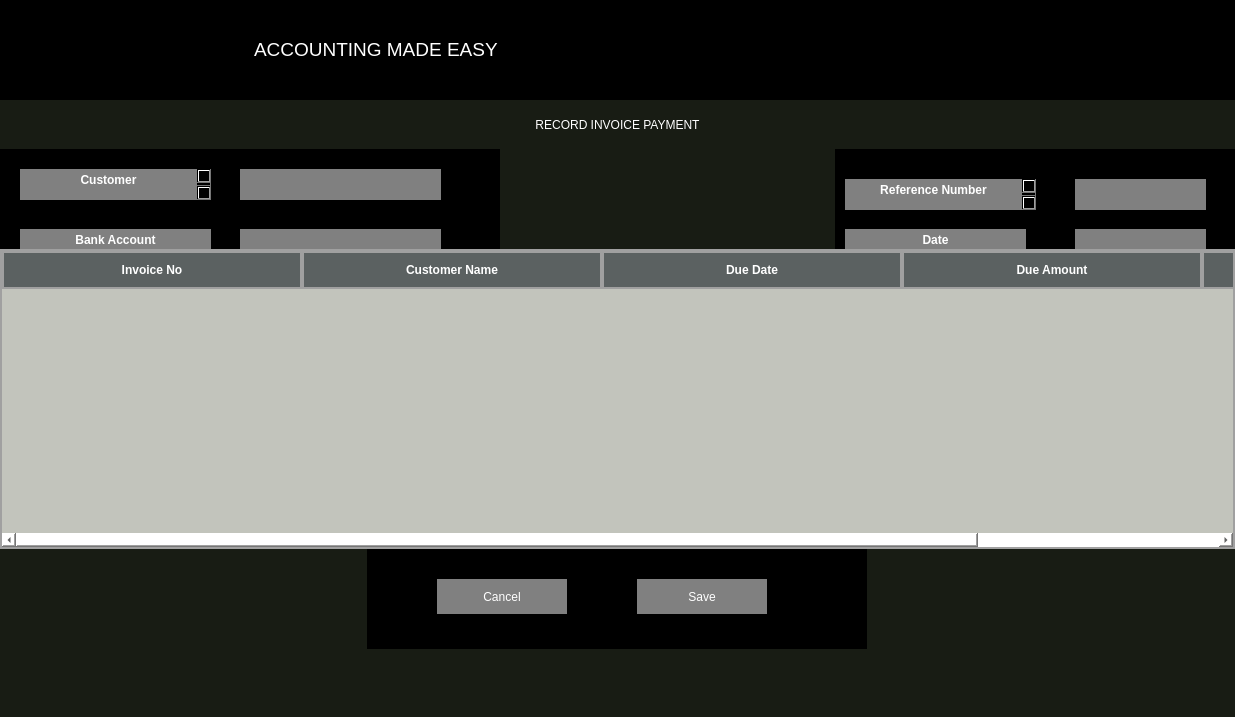
<?xml version="1.0" encoding="UTF-8"?>
<ui version="4.0">
 <class>ReadPayment</class>
 <widget class="QMainWindow" name="ReadPayment">
  <property name="geometry">
   <rect>
    <x>0</x>
    <y>0</y>
    <width>1235</width>
    <height>717</height>
   </rect>
  </property>
  <property name="minimumSize">
   <size>
    <width>0</width>
    <height>0</height>
   </size>
  </property>
  <property name="windowTitle">
   <string>read1</string>
  </property>
  <property name="styleSheet">
   <string notr="true">border:none;
background-color:white;
</string>
  </property>
  <widget class="QWidget" name="centralwidget">
   <property name="styleSheet">
    <string notr="true">background-color:#181C14;</string>
   </property>
   <layout class="QVBoxLayout" name="verticalLayout">
    <property name="spacing">
     <number>0</number>
    </property>
    <property name="leftMargin">
     <number>0</number>
    </property>
    <property name="topMargin">
     <number>0</number>
    </property>
    <property name="rightMargin">
     <number>0</number>
    </property>
    <property name="bottomMargin">
     <number>0</number>
    </property>
    <item>
     <widget class="QStackedWidget" name="UpperLogoBar">
      <property name="minimumSize">
       <size>
        <width>0</width>
        <height>100</height>
       </size>
      </property>
      <property name="maximumSize">
       <size>
        <width>16777215</width>
        <height>100</height>
       </size>
      </property>
      <property name="styleSheet">
       <string notr="true">background-color:black;</string>
      </property>
      <property name="frameShape">
       <enum>QFrame::StyledPanel</enum>
      </property>
      <property name="frameShadow">
       <enum>QFrame::Raised</enum>
      </property>
      <widget class="QWidget" name="LogoStack">
       <property name="minimumSize">
        <size>
         <width>0</width>
         <height>100</height>
        </size>
       </property>
       <property name="maximumSize">
        <size>
         <width>16777215</width>
         <height>100</height>
        </size>
       </property>
       <widget class="QTextEdit" name="Motto">
        <property name="geometry">
         <rect>
          <x>250</x>
          <y>20</y>
          <width>914</width>
          <height>80</height>
         </rect>
        </property>
        <property name="cursor" stdset="0">
         <cursorShape>IBeamCursor</cursorShape>
        </property>
        <property name="styleSheet">
         <string notr="true">margin-bottom:3px;
color:white;</string>
        </property>
        <property name="readOnly">
         <bool>true</bool>
        </property>
        <property name="html">
         <string>&lt;!DOCTYPE HTML PUBLIC &quot;-//W3C//DTD HTML 4.0//EN&quot; &quot;http://www.w3.org/TR/REC-html40/strict.dtd&quot;&gt;
&lt;html&gt;&lt;head&gt;&lt;meta name=&quot;qrichtext&quot; content=&quot;1&quot; /&gt;&lt;meta charset=&quot;utf-8&quot; /&gt;&lt;style type=&quot;text/css&quot;&gt;
p, li { white-space: pre-wrap; }
hr { height: 1px; border-width: 0; }
li.unchecked::marker { content: &quot;\2610&quot;; }
li.checked::marker { content: &quot;\2612&quot;; }
&lt;/style&gt;&lt;/head&gt;&lt;body style=&quot; font-family:'Sans Serif'; font-size:9pt; font-weight:400; font-style:normal;&quot;&gt;
&lt;p style=&quot;-qt-paragraph-type:empty; margin-top:0px; margin-bottom:0px; margin-left:0px; margin-right:0px; -qt-block-indent:0; text-indent:0px;&quot;&gt;&lt;br /&gt;&lt;/p&gt;
&lt;p style=&quot; margin-top:0px; margin-bottom:0px; margin-left:0px; margin-right:0px; -qt-block-indent:0; text-indent:0px;&quot;&gt;&lt;span style=&quot; font-size:14pt;&quot;&gt;ACCOUNTING MADE EASY&lt;/span&gt;&lt;/p&gt;&lt;/body&gt;&lt;/html&gt;</string>
        </property>
       </widget>
       <widget class="QPushButton" name="pushButton">
        <property name="geometry">
         <rect>
          <x>0</x>
          <y>10</y>
          <width>300</width>
          <height>100</height>
         </rect>
        </property>
        <property name="minimumSize">
         <size>
          <width>300</width>
          <height>100</height>
         </size>
        </property>
        <property name="cursor">
         <cursorShape>PointingHandCursor</cursorShape>
        </property>
        <property name="text">
         <string>PushButton</string>
        </property>
        <property name="icon">
         <iconset>
          <activeon>:/images/AppLogo.png</activeon>
         </iconset>
        </property>
        <property name="iconSize">
         <size>
          <width>300</width>
          <height>100</height>
         </size>
        </property>
       </widget>
       <zorder>pushButton</zorder>
       <zorder>Motto</zorder>
      </widget>
     </widget>
    </item>
    <item>
     <widget class="QLabel" name="label">
      <property name="minimumSize">
       <size>
        <width>400</width>
        <height>49</height>
       </size>
      </property>
      <property name="autoFillBackground">
       <bool>false</bool>
      </property>
      <property name="styleSheet">
       <string notr="true">font: 800 10pt &quot;Rockwell Extra Bold&quot;;
color:white;
</string>
      </property>
      <property name="text">
       <string>RECORD INVOICE PAYMENT</string>
      </property>
      <property name="alignment">
       <set>Qt::AlignCenter</set>
      </property>
     </widget>
    </item>
    <item>
     <widget class="QFrame" name="frame_2">
      <property name="minimumSize">
       <size>
        <width>1000</width>
        <height>200</height>
       </size>
      </property>
      <property name="frameShape">
       <enum>QFrame::StyledPanel</enum>
      </property>
      <property name="frameShadow">
       <enum>QFrame::Raised</enum>
      </property>
      <layout class="QGridLayout" name="gridLayout">
       <property name="leftMargin">
        <number>0</number>
       </property>
       <property name="topMargin">
        <number>0</number>
       </property>
       <property name="rightMargin">
        <number>0</number>
       </property>
       <property name="bottomMargin">
        <number>0</number>
       </property>
       <property name="spacing">
        <number>0</number>
       </property>
       <item row="1" column="2">
        <widget class="QFrame" name="frame2">
         <property name="minimumSize">
          <size>
           <width>400</width>
           <height>100</height>
          </size>
         </property>
         <property name="maximumSize">
          <size>
           <width>16777215</width>
           <height>200</height>
          </size>
         </property>
         <property name="styleSheet">
          <string notr="true">background-color:black;
</string>
         </property>
         <property name="frameShape">
          <enum>QFrame::StyledPanel</enum>
         </property>
         <property name="frameShadow">
          <enum>QFrame::Raised</enum>
         </property>
         <widget class="QTextEdit" name="textEdit_6">
          <property name="geometry">
           <rect>
            <x>10</x>
            <y>30</y>
            <width>191</width>
            <height>31</height>
           </rect>
          </property>
          <property name="styleSheet">
           <string notr="true">background-color:grey;
color:white;
font: 800 9pt &quot;Rockwell Extra Bold&quot;;
</string>
          </property>
          <property name="html">
           <string>&lt;!DOCTYPE HTML PUBLIC &quot;-//W3C//DTD HTML 4.0//EN&quot; &quot;http://www.w3.org/TR/REC-html40/strict.dtd&quot;&gt;
&lt;html&gt;&lt;head&gt;&lt;meta name=&quot;qrichtext&quot; content=&quot;1&quot; /&gt;&lt;meta charset=&quot;utf-8&quot; /&gt;&lt;style type=&quot;text/css&quot;&gt;
p, li { white-space: pre-wrap; }
hr { height: 1px; border-width: 0; }
li.unchecked::marker { content: &quot;\2610&quot;; }
li.checked::marker { content: &quot;\2612&quot;; }
&lt;/style&gt;&lt;/head&gt;&lt;body style=&quot; font-family:'Rockwell Extra Bold'; font-size:9pt; font-weight:800; font-style:normal;&quot;&gt;
&lt;p align=&quot;center&quot; style=&quot; margin-top:0px; margin-bottom:0px; margin-left:0px; margin-right:0px; -qt-block-indent:0; text-indent:0px;&quot;&gt;&lt;span style=&quot; font-family:'Segoe UI'; font-weight:700;&quot;&gt;Reference Number&lt;/span&gt;&lt;/p&gt;
&lt;p align=&quot;center&quot; style=&quot;-qt-paragraph-type:empty; margin-top:0px; margin-bottom:0px; margin-left:0px; margin-right:0px; -qt-block-indent:0; text-indent:0px; font-family:'Segoe UI'; font-weight:700;&quot;&gt;&lt;br /&gt;&lt;/p&gt;
&lt;p align=&quot;center&quot; style=&quot;-qt-paragraph-type:empty; margin-top:0px; margin-bottom:0px; margin-left:0px; margin-right:0px; -qt-block-indent:0; text-indent:0px; font-family:'Segoe UI'; font-weight:700;&quot;&gt;&lt;br /&gt;&lt;/p&gt;&lt;/body&gt;&lt;/html&gt;</string>
          </property>
         </widget>
         <widget class="QTextEdit" name="textEdit_7">
          <property name="geometry">
           <rect>
            <x>240</x>
            <y>30</y>
            <width>131</width>
            <height>31</height>
           </rect>
          </property>
          <property name="styleSheet">
           <string notr="true">background-color:grey;
color:white;
font: 800 9pt &quot;Rockwell Extra Bold&quot;;

</string>
          </property>
         </widget>
         <widget class="QTextEdit" name="textEdit_8">
          <property name="geometry">
           <rect>
            <x>10</x>
            <y>80</y>
            <width>181</width>
            <height>31</height>
           </rect>
          </property>
          <property name="styleSheet">
           <string notr="true">background-color:grey;
color:white;
font: 800 9pt &quot;Rockwell Extra Bold&quot;;
</string>
          </property>
          <property name="html">
           <string>&lt;!DOCTYPE HTML PUBLIC &quot;-//W3C//DTD HTML 4.0//EN&quot; &quot;http://www.w3.org/TR/REC-html40/strict.dtd&quot;&gt;
&lt;html&gt;&lt;head&gt;&lt;meta name=&quot;qrichtext&quot; content=&quot;1&quot; /&gt;&lt;meta charset=&quot;utf-8&quot; /&gt;&lt;style type=&quot;text/css&quot;&gt;
p, li { white-space: pre-wrap; }
hr { height: 1px; border-width: 0; }
li.unchecked::marker { content: &quot;\2610&quot;; }
li.checked::marker { content: &quot;\2612&quot;; }
&lt;/style&gt;&lt;/head&gt;&lt;body style=&quot; font-family:'Rockwell Extra Bold'; font-size:9pt; font-weight:800; font-style:normal;&quot;&gt;
&lt;p align=&quot;center&quot; style=&quot; margin-top:0px; margin-bottom:0px; margin-left:0px; margin-right:0px; -qt-block-indent:0; text-indent:0px;&quot;&gt;&lt;span style=&quot; font-family:'Segoe UI'; font-weight:700;&quot;&gt;Date&lt;/span&gt;&lt;/p&gt;&lt;/body&gt;&lt;/html&gt;</string>
          </property>
         </widget>
         <widget class="QTextEdit" name="textEdit_9">
          <property name="geometry">
           <rect>
            <x>240</x>
            <y>80</y>
            <width>131</width>
            <height>31</height>
           </rect>
          </property>
          <property name="styleSheet">
           <string notr="true">background-color:grey;
color:white;
font: 800 9pt &quot;Rockwell Extra Bold&quot;;

</string>
          </property>
         </widget>
        </widget>
       </item>
       <item row="1" column="0">
        <widget class="QFrame" name="frame1">
         <property name="minimumSize">
          <size>
           <width>500</width>
           <height>100</height>
          </size>
         </property>
         <property name="maximumSize">
          <size>
           <width>16777215</width>
           <height>200</height>
          </size>
         </property>
         <property name="styleSheet">
          <string notr="true">background-color:black;
</string>
         </property>
         <property name="frameShape">
          <enum>QFrame::StyledPanel</enum>
         </property>
         <property name="frameShadow">
          <enum>QFrame::Raised</enum>
         </property>
         <widget class="QTextEdit" name="textEdit_2">
          <property name="geometry">
           <rect>
            <x>20</x>
            <y>20</y>
            <width>191</width>
            <height>31</height>
           </rect>
          </property>
          <property name="styleSheet">
           <string notr="true">background-color:grey;
color:white;
font: 800 9pt &quot;Rockwell Extra Bold&quot;;
</string>
          </property>
          <property name="html">
           <string>&lt;!DOCTYPE HTML PUBLIC &quot;-//W3C//DTD HTML 4.0//EN&quot; &quot;http://www.w3.org/TR/REC-html40/strict.dtd&quot;&gt;
&lt;html&gt;&lt;head&gt;&lt;meta name=&quot;qrichtext&quot; content=&quot;1&quot; /&gt;&lt;meta charset=&quot;utf-8&quot; /&gt;&lt;style type=&quot;text/css&quot;&gt;
p, li { white-space: pre-wrap; }
hr { height: 1px; border-width: 0; }
li.unchecked::marker { content: &quot;\2610&quot;; }
li.checked::marker { content: &quot;\2612&quot;; }
&lt;/style&gt;&lt;/head&gt;&lt;body style=&quot; font-family:'Rockwell Extra Bold'; font-size:9pt; font-weight:800; font-style:normal;&quot;&gt;
&lt;p align=&quot;center&quot; style=&quot; margin-top:0px; margin-bottom:0px; margin-left:0px; margin-right:0px; -qt-block-indent:0; text-indent:0px;&quot;&gt;&lt;span style=&quot; font-family:'Segoe UI'; font-weight:700;&quot;&gt;Customer&lt;/span&gt;&lt;/p&gt;
&lt;p align=&quot;center&quot; style=&quot;-qt-paragraph-type:empty; margin-top:0px; margin-bottom:0px; margin-left:0px; margin-right:0px; -qt-block-indent:0; text-indent:0px; font-family:'Segoe UI'; font-weight:700;&quot;&gt;&lt;br /&gt;&lt;/p&gt;&lt;/body&gt;&lt;/html&gt;</string>
          </property>
         </widget>
         <widget class="QTextEdit" name="textEdit_3">
          <property name="geometry">
           <rect>
            <x>240</x>
            <y>20</y>
            <width>201</width>
            <height>31</height>
           </rect>
          </property>
          <property name="styleSheet">
           <string notr="true">background-color:grey;
color:white;
font: 800 9pt &quot;Rockwell Extra Bold&quot;;
</string>
          </property>
         </widget>
         <widget class="QTextEdit" name="textEdit_4">
          <property name="geometry">
           <rect>
            <x>20</x>
            <y>80</y>
            <width>191</width>
            <height>31</height>
           </rect>
          </property>
          <property name="styleSheet">
           <string notr="true">background-color:grey;
color:white;
font: 800 9pt &quot;Rockwell Extra Bold&quot;;
</string>
          </property>
          <property name="html">
           <string>&lt;!DOCTYPE HTML PUBLIC &quot;-//W3C//DTD HTML 4.0//EN&quot; &quot;http://www.w3.org/TR/REC-html40/strict.dtd&quot;&gt;
&lt;html&gt;&lt;head&gt;&lt;meta name=&quot;qrichtext&quot; content=&quot;1&quot; /&gt;&lt;meta charset=&quot;utf-8&quot; /&gt;&lt;style type=&quot;text/css&quot;&gt;
p, li { white-space: pre-wrap; }
hr { height: 1px; border-width: 0; }
li.unchecked::marker { content: &quot;\2610&quot;; }
li.checked::marker { content: &quot;\2612&quot;; }
&lt;/style&gt;&lt;/head&gt;&lt;body style=&quot; font-family:'Rockwell Extra Bold'; font-size:9pt; font-weight:800; font-style:normal;&quot;&gt;
&lt;p align=&quot;center&quot; style=&quot; margin-top:0px; margin-bottom:0px; margin-left:0px; margin-right:0px; -qt-block-indent:0; text-indent:0px;&quot;&gt;&lt;span style=&quot; font-family:'Segoe UI'; font-weight:700;&quot;&gt;Bank Account&lt;/span&gt;&lt;/p&gt;&lt;/body&gt;&lt;/html&gt;</string>
          </property>
         </widget>
         <widget class="QTextEdit" name="textEdit_5">
          <property name="geometry">
           <rect>
            <x>240</x>
            <y>80</y>
            <width>201</width>
            <height>31</height>
           </rect>
          </property>
          <property name="styleSheet">
           <string notr="true">background-color:grey;
color:white;
font: 800 9pt &quot;Rockwell Extra Bold&quot;;
</string>
          </property>
         </widget>
         <widget class="QTextEdit" name="textEdit_10">
          <property name="geometry">
           <rect>
            <x>20</x>
            <y>130</y>
            <width>201</width>
            <height>31</height>
           </rect>
          </property>
          <property name="styleSheet">
           <string notr="true">background-color:grey;
color:white;
font: 800 9pt &quot;Rockwell Extra Bold&quot;;
</string>
          </property>
          <property name="html">
           <string>&lt;!DOCTYPE HTML PUBLIC &quot;-//W3C//DTD HTML 4.0//EN&quot; &quot;http://www.w3.org/TR/REC-html40/strict.dtd&quot;&gt;
&lt;html&gt;&lt;head&gt;&lt;meta name=&quot;qrichtext&quot; content=&quot;1&quot; /&gt;&lt;meta charset=&quot;utf-8&quot; /&gt;&lt;style type=&quot;text/css&quot;&gt;
p, li { white-space: pre-wrap; }
hr { height: 1px; border-width: 0; }
li.unchecked::marker { content: &quot;\2610&quot;; }
li.checked::marker { content: &quot;\2612&quot;; }
&lt;/style&gt;&lt;/head&gt;&lt;body style=&quot; font-family:'Rockwell Extra Bold'; font-size:9pt; font-weight:800; font-style:normal;&quot;&gt;
&lt;p align=&quot;center&quot; style=&quot; margin-top:0px; margin-bottom:0px; margin-left:0px; margin-right:0px; -qt-block-indent:0; text-indent:0px;&quot;&gt;&lt;span style=&quot; font-family:'Segoe UI'; font-weight:700;&quot;&gt;Description of transaction&lt;/span&gt;&lt;/p&gt;&lt;/body&gt;&lt;/html&gt;</string>
          </property>
         </widget>
         <widget class="QTextEdit" name="textEdit_11">
          <property name="geometry">
           <rect>
            <x>240</x>
            <y>130</y>
            <width>201</width>
            <height>31</height>
           </rect>
          </property>
          <property name="styleSheet">
           <string notr="true">background-color:grey;
color:white;
font: 800 9pt &quot;Rockwell Extra Bold&quot;;
</string>
          </property>
         </widget>
        </widget>
       </item>
       <item row="1" column="1">
        <spacer name="horizontalSpacer">
         <property name="orientation">
          <enum>Qt::Horizontal</enum>
         </property>
         <property name="sizeHint" stdset="0">
          <size>
           <width>272</width>
           <height>20</height>
          </size>
         </property>
        </spacer>
       </item>
       <item row="4" column="0" colspan="3">
        <widget class="QFrame" name="TableFrame">
         <property name="minimumSize">
          <size>
           <width>0</width>
           <height>300</height>
          </size>
         </property>
         <property name="styleSheet">
          <string notr="true">background-color:white;</string>
         </property>
         <property name="frameShape">
          <enum>QFrame::StyledPanel</enum>
         </property>
         <property name="frameShadow">
          <enum>QFrame::Raised</enum>
         </property>
         <layout class="QVBoxLayout" name="verticalLayout_2">
          <property name="spacing">
           <number>0</number>
          </property>
          <property name="leftMargin">
           <number>0</number>
          </property>
          <property name="topMargin">
           <number>0</number>
          </property>
          <property name="rightMargin">
           <number>0</number>
          </property>
          <property name="bottomMargin">
           <number>0</number>
          </property>
          <item>
           <widget class="QTableWidget" name="InvoiceTable">
            <property name="minimumSize">
             <size>
              <width>0</width>
              <height>70</height>
             </size>
            </property>
            <property name="styleSheet">
             <string notr="true">QTableWidget {
    background-color: rgb(194,196,188);     /* Background color of the table */
    gridline-color: #8F8F8F;        /* Gridline color */
    border: 2px solid #A0A0A0;      /* Border around the table */
}

QHeaderView::section {
    background-color: rgb(91,97,97); 
color:white;     /* Header background color */
    padding: 8px;                   /* Header padding */
    font-weight: bold;              /* Header font */
    border: 2px solid #A0A0A0;      /* Border around headers */
}

QTableWidget::item {
    padding: 5px;                   /* Padding for cells */
    background-color: rgb(209,212,203);      /* Default background color for cells */
}

QTableWidget::item:alternate {
    background-color: rgb(233,245,201);      /* Alternating row color */
}

QTableWidget::item:selected {
    background-color: #A0A0FF;      /* Background color when a cell is selected */
    color: white;                   /* Text color when a cell is selected */
}

QTableWidget QScrollBar:vertical {
    background: #F5F5F5;            /* Vertical scrollbar background */
    width: 15px;                    /* Scrollbar width */
}

QTableWidget QScrollBar::handle:vertical {
    background: #B0B0B0;            /* Vertical scrollbar handle color */
    border-radius: 4px;             /* Rounded scrollbar handle */
}
</string>
            </property>
            <attribute name="horizontalHeaderDefaultSectionSize">
             <number>300</number>
            </attribute>
            <attribute name="horizontalHeaderStretchLastSection">
             <bool>true</bool>
            </attribute>
            <column>
             <property name="text">
              <string>Invoice No</string>
             </property>
            </column>
            <column>
             <property name="text">
              <string>Customer Name</string>
             </property>
            </column>
            <column>
             <property name="text">
              <string>Due Date</string>
             </property>
            </column>
            <column>
             <property name="text">
              <string>Due Amount</string>
             </property>
            </column>
            <column>
             <property name="text">
              <string>BankAccount</string>
             </property>
            </column>
           </widget>
          </item>
         </layout>
        </widget>
       </item>
      </layout>
     </widget>
    </item>
    <item alignment="Qt::AlignHCenter">
     <widget class="QFrame" name="ButtonFrame">
      <property name="sizePolicy">
       <sizepolicy hsizetype="Preferred" vsizetype="Fixed">
        <horstretch>0</horstretch>
        <verstretch>0</verstretch>
       </sizepolicy>
      </property>
      <property name="minimumSize">
       <size>
        <width>500</width>
        <height>100</height>
       </size>
      </property>
      <property name="styleSheet">
       <string notr="true">background-color:black;
</string>
      </property>
      <property name="frameShape">
       <enum>QFrame::StyledPanel</enum>
      </property>
      <property name="frameShadow">
       <enum>QFrame::Raised</enum>
      </property>
      <widget class="QPushButton" name="Cancel">
       <property name="geometry">
        <rect>
         <x>70</x>
         <y>30</y>
         <width>130</width>
         <height>35</height>
        </rect>
       </property>
       <property name="minimumSize">
        <size>
         <width>130</width>
         <height>35</height>
        </size>
       </property>
       <property name="maximumSize">
        <size>
         <width>130</width>
         <height>35</height>
        </size>
       </property>
       <property name="styleSheet">
        <string notr="true">background-color:grey;
color:white;
font: 800 9pt &quot;Rockwell Extra Bold&quot;;
</string>
       </property>
       <property name="text">
        <string>Cancel</string>
       </property>
      </widget>
      <widget class="QPushButton" name="Save">
       <property name="geometry">
        <rect>
         <x>270</x>
         <y>30</y>
         <width>130</width>
         <height>35</height>
        </rect>
       </property>
       <property name="minimumSize">
        <size>
         <width>130</width>
         <height>35</height>
        </size>
       </property>
       <property name="maximumSize">
        <size>
         <width>130</width>
         <height>35</height>
        </size>
       </property>
       <property name="styleSheet">
        <string notr="true">background-color:grey;
color:white;
font: 800 9pt &quot;Rockwell Extra Bold&quot;;
</string>
       </property>
       <property name="text">
        <string>Save</string>
       </property>
      </widget>
     </widget>
    </item>
    <item>
     <spacer name="verticalSpacer">
      <property name="orientation">
       <enum>Qt::Vertical</enum>
      </property>
      <property name="sizeHint" stdset="0">
       <size>
        <width>20</width>
        <height>40</height>
       </size>
      </property>
     </spacer>
    </item>
   </layout>
  </widget>
 </widget>
 <resources/>
 <connections/>
</ui>
